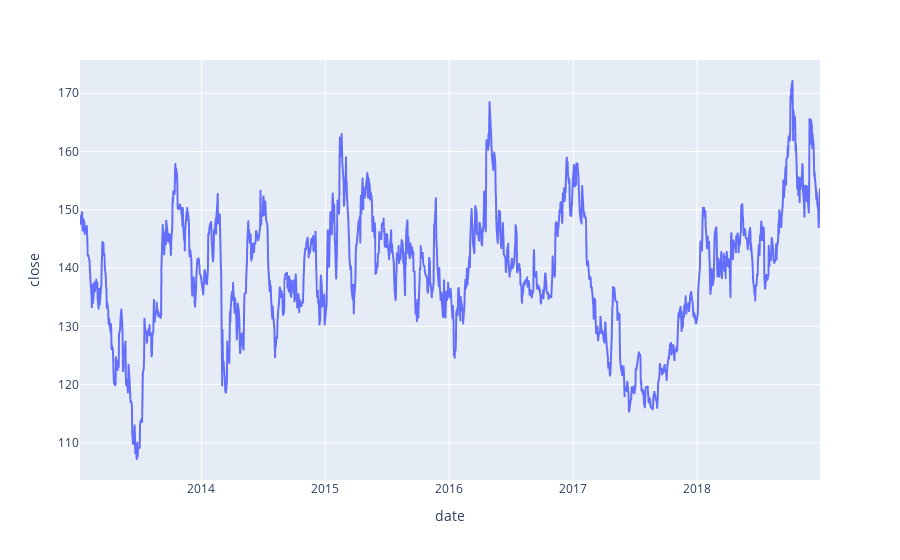

Here is the notebook cell this chart was saved with:
### Code cell
fig = px.line(gazp_daily, x=gazp_daily.index, y=gazp_daily.close)
fig.show()

### Figure 1 — Plotly figure (JSON) as saved in the notebook; plotly's stock layout.template omitted (floating-point values rounded to 4 significant figures; data arrays with more than 128 entries replaced by an {"elided": "..."} marker saying what was removed)
{"data": [{"hovertemplate": "date=%{x}<br>close=%{y}<extra></extra>", "legendgroup": "", "line": {"color": "#636efa", "dash": "solid"}, "mode": "lines", "name": "", "showlegend": false, "type": "scattergl", "x": {"elided": "1508 str values"}, "xaxis": "x", "y": {"elided": "1508 float values"}, "yaxis": "y"}], "layout": {"autosize": true, "legend": {"tracegroupgap": 0}, "margin": {"t": 60}, "xaxis": {"anchor": "y", "autorange": true, "domain": [0, 1], "range": ["2013-01-08", "2018-12-29"], "title": {"text": "date"}, "type": "date"}, "yaxis": {"anchor": "x", "autorange": true, "domain": [0, 1], "range": [103.6, 175.7], "title": {"text": "close"}, "type": "linear"}}}
